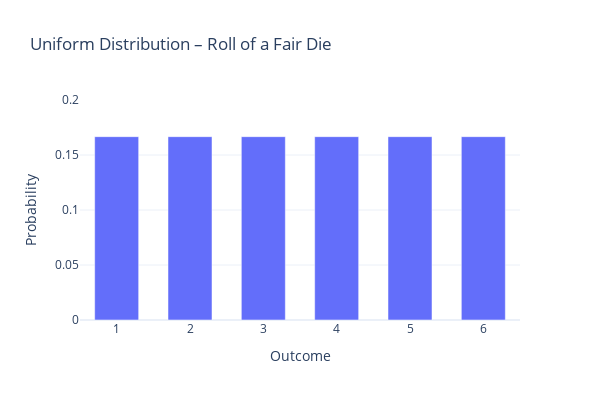

Notebook cell for this chart:
### Markdown cell above
## Uniform distribution

If we roll a fair die, we expect all the sides to be obtained equally often -> each side has the same probability.

In a uniform distribution, all outcomes are equally likely.

<div><img src="attachment:94dfd32a-c225-4593-bade-aec0221f6952.png" width="40%" min-width='400px' /></div>

### Code cell
from util import plot_uniform_die

plot_uniform_die()

### Figure 1 — Plotly figure (JSON) as saved in the notebook; plotly's stock layout.template omitted (floating-point values rounded to 4 significant figures)
{"data": [{"type": "bar", "width": 0.6, "x": [1, 2, 3, 4, 5, 6], "y": [0.1667, 0.1667, 0.1667, 0.1667, 0.1667, 0.1667]}], "layout": {"height": 400, "title": {"text": "Uniform Distribution – Roll of a Fair Die"}, "width": 600, "xaxis": {"title": {"text": "Outcome"}}, "yaxis": {"range": [0, 0.2], "title": {"text": "Probability"}}}}
